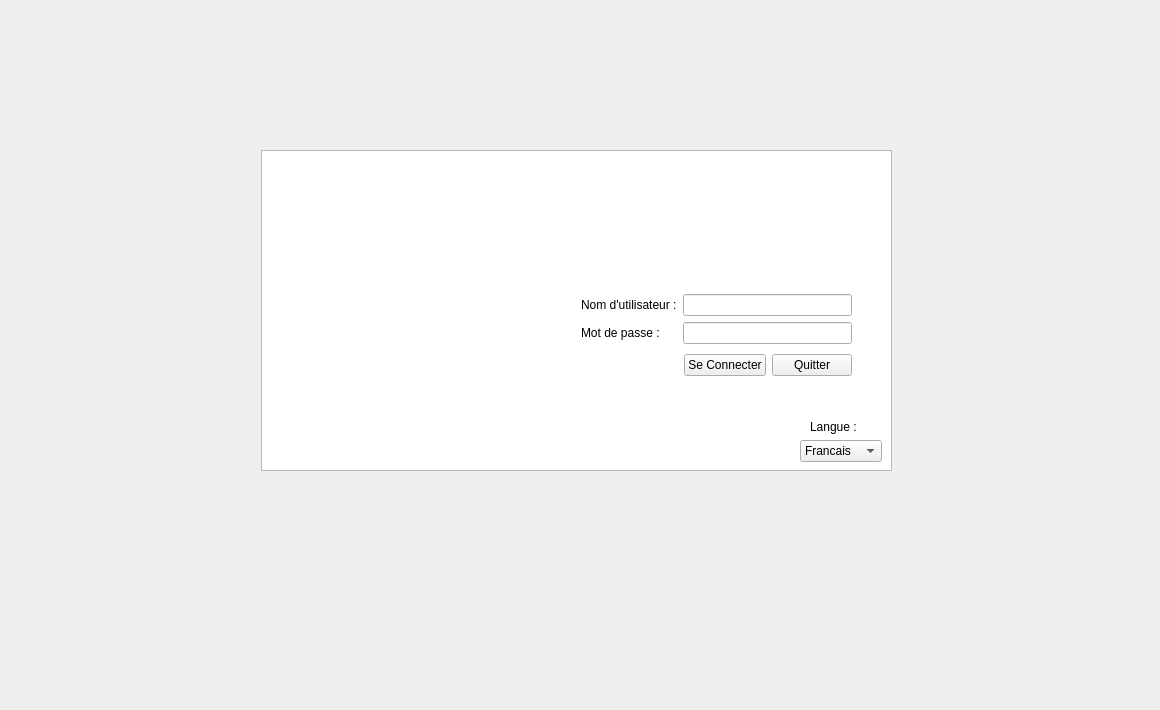
    <widget class="QWidget" name="Login">
     <widget class="QWidget" name="layoutWidget_9">
      <property name="geometry">
       <rect>
        <x>581</x>
        <y>290</y>
        <width>271</width>
        <height>92</height>
       </rect>
      </property>
      <layout class="QVBoxLayout" name="verticalLayout_21">
       <item>
        <layout class="QHBoxLayout" name="horizontalLayout_13">
         <item>
          <layout class="QVBoxLayout" name="verticalLayout_22">
           <item>
            <widget class="QLabel" name="nom_utilisateur_3">
             <property name="text">
              <string>Nom d'utilisateur :</string>
             </property>
            </widget>
           </item>
           <item>
            <widget class="QLabel" name="label_35">
             <property name="text">
              <string>Mot de passe :</string>
             </property>
            </widget>
           </item>
          </layout>
         </item>
         <item>
          <layout class="QVBoxLayout" name="verticalLayout_23">
           <item>
            <widget class="QLineEdit" name="lineEdit_username"/>
           </item>
           <item>
            <widget class="QLineEdit" name="lineEdit_password">
             <property name="echoMode">
              <enum>QLineEdit::Password</enum>
             </property>
            </widget>
           </item>
          </layout>
         </item>
        </layout>
       </item>
       <item>
        <layout class="QHBoxLayout" name="horizontalLayout_14">
         <item>
          <spacer name="horizontalSpacer">
           <property name="orientation">
            <enum>Qt::Horizontal</enum>
           </property>
           <property name="sizeHint" stdset="0">
            <size>
             <width>40</width>
             <height>20</height>
            </size>
           </property>
          </spacer>
         </item>
         <item>
          <widget class="QPushButton" name="LoginButton">
           <property name="text">
            <string>Se Connecter</string>
           </property>
          </widget>
         </item>
         <item>
          <widget class="QPushButton" name="QuitterButton">
           <property name="text">
            <string>Quitter</string>
           </property>
          </widget>
         </item>
        </layout>
       </item>
      </layout>
     </widget>
     <widget class="QLabel" name="logo_sps">
      <property name="geometry">
       <rect>
        <x>661</x>
        <y>189</y>
        <width>91</width>
        <height>81</height>
       </rect>
      </property>
      <property name="text">
       <string/>
      </property>
      <property name="pixmap">
       <pixmap resource="resources.qrc">:/img/img/Logo.png</pixmap>
      </property>
      <property name="scaledContents">
       <bool>true</bool>
      </property>
     </widget>
     <widget class="QLabel" name="Manpic">
      <property name="geometry">
       <rect>
        <x>320</x>
        <y>229</y>
        <width>211</width>
        <height>191</height>
       </rect>
      </property>
      <property name="styleSheet">
       <string notr="true"/>
      </property>
      <property name="text">
       <string/>
      </property>
      <property name="pixmap">
       <pixmap resource="resources.qrc">:/img/img/Rajel.png</pixmap>
      </property>
      <property name="scaledContents">
       <bool>true</bool>
      </property>
      <property name="wordWrap">
       <bool>false</bool>
      </property>
      <property name="openExternalLinks">
       <bool>false</bool>
      </property>
     </widget>
     <widget class="QTableView" name="tableView_5">
      <property name="geometry">
       <rect>
        <x>261</x>
        <y>150</y>
        <width>631</width>
        <height>321</height>
       </rect>
      </property>
     </widget>
     <widget class="QLabel" name="Background">
      <property name="geometry">
       <rect>
        <x>10</x>
        <y>-20</y>
        <width>1141</width>
        <height>701</height>
       </rect>
      </property>
      <property name="text">
       <string/>
      </property>
      <property name="pixmap">
       <pixmap resource="resources.qrc">:/img/img/Background.jpg</pixmap>
      </property>
      <property name="scaledContents">
       <bool>true</bool>
      </property>
      <property name="alignment">
       <set>Qt::AlignJustify|Qt::AlignVCenter</set>
      </property>
      <property name="wordWrap">
       <bool>false</bool>
      </property>
     </widget>
     <widget class="QComboBox" name="comboBox_3">
      <property name="geometry">
       <rect>
        <x>800</x>
        <y>440</y>
        <width>82</width>
        <height>22</height>
       </rect>
      </property>
      <item>
       <property name="text">
        <string>Francais</string>
       </property>
      </item>
      <item>
       <property name="text">
        <string>English</string>
       </property>
      </item>
      <item>
       <property name="text">
        <string>Espagnol</string>
       </property>
      </item>
     </widget>
     <widget class="QLabel" name="langue">
      <property name="geometry">
       <rect>
        <x>810</x>
        <y>419</y>
        <width>71</width>
        <height>16</height>
       </rect>
      </property>
      <property name="text">
       <string>Langue :</string>
      </property>
     </widget>
     <zorder>Background</zorder>
     <zorder>tableView_5</zorder>
     <zorder>layoutWidget_9</zorder>
     <zorder>logo_sps</zorder>
     <zorder>Manpic</zorder>
     <zorder>comboBox_3</zorder>
     <zorder>langue</zorder>
    </widget>
